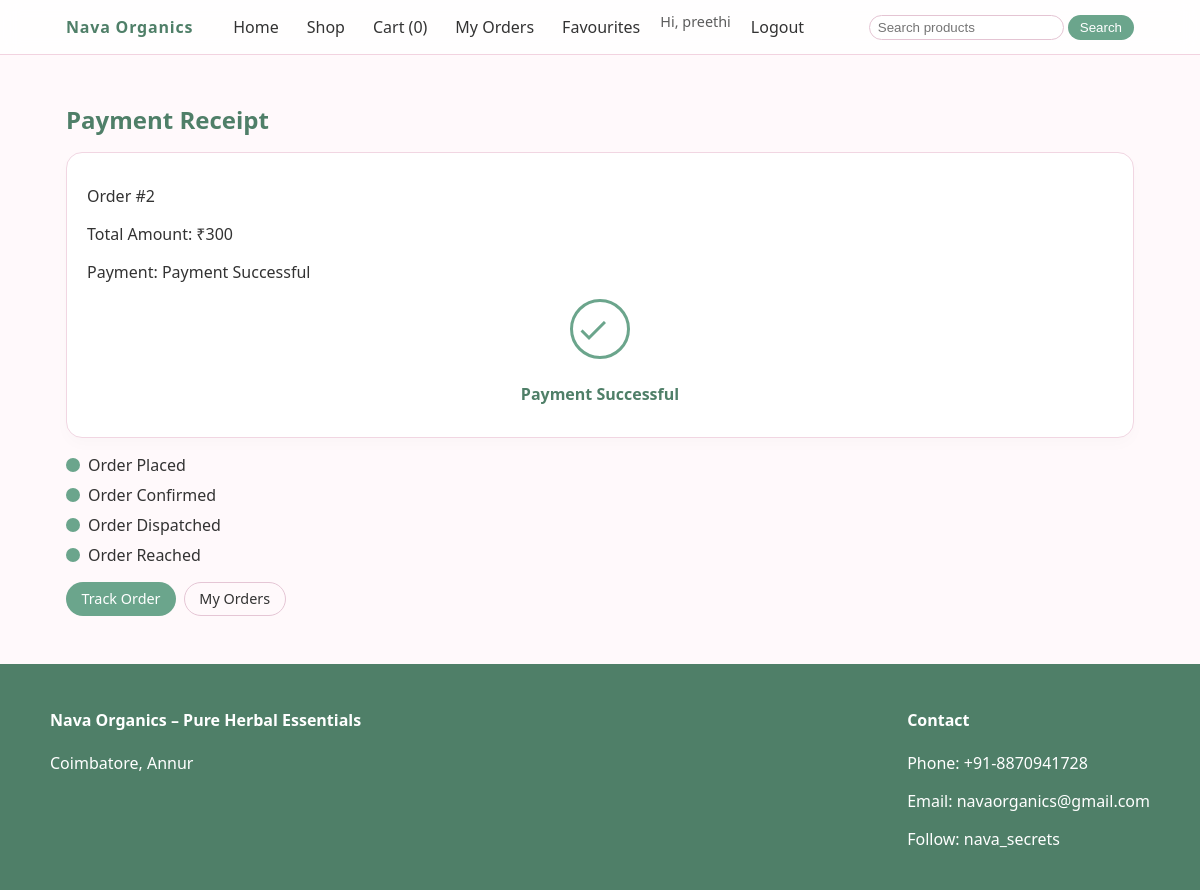
Screenshot of /receipt/2 (signed in) with the database file from the repository.
### app.py (models this page shows)
class Order(db.Model):
    id = db.Column(db.Integer, primary_key=True)
    user_id = db.Column(db.Integer, db.ForeignKey('user.id'), nullable=True)
    customer_name = db.Column(db.String(120), nullable=False)
    customer_email = db.Column(db.String(120), nullable=False)
    customer_phone = db.Column(db.String(50), nullable=False)
    customer_address = db.Column(db.Text, nullable=False)
    total_amount = db.Column(db.Integer, nullable=False)
    status = db.Column(db.String(50), default='Order Placed')
    payment_status = db.Column(db.String(50), default='Pending')
    created_at = db.Column(db.DateTime, default=datetime.utcnow)
    account_number = db.Column(db.String(20))
    card_type = db.Column(db.String(20))
    items = db.relationship('OrderItem', backref='order', lazy=True)

### app.py (the view)
@app.route('/receipt/<int:order_id>')
@login_required
def receipt(order_id):
    order = Order.query.get_or_404(order_id)
    steps = ['Order Placed', 'Order Confirmed', 'Order Dispatched', 'Order Reached']
    try:
        current_index = steps.index(order.status)
    except ValueError:
        current_index = 0
    return render_template('receipt.html', order=order, steps=steps, current_index=current_index)

### app.py (called while the page is built)
def get_cart():
    return session.get('cart', [])

def login_required(f):
    @wraps(f)
    def decorated(*args, **kwargs):
        user = session.get('user')
        if not user:
            flash('Please login to continue.')
            return redirect(url_for('login'))
        return f(*args, **kwargs)
    return decorated

@app.context_processor
def inject_globals():
    return dict(current_user=session.get('user'), cart_count=len(get_cart()))

### templates/receipt.html (shortened to what this page needs)
{% extends 'base.html' %}
{% block content %}
<section class="section">
  <h1 class="section-title">Payment Receipt</h1>
  <div class="form-card">
    <p>Order #{{ order.id }}</p>
    <p>Total Amount: ₹{{ order.total_amount }}</p>
    <p>Payment: {{ order.payment_status }}</p>
    <div class="payment-success" style="margin-top:0.5rem;">
      <div class="tick-circle">
        <div class="tick-mark"></div>
      </div>
      <p class="payment-success-text">Payment Successful</p>
    </div>
  </div>
  <div class="timeline" style="margin-top:1rem;">
    {% for step in steps %}
      <div class="timeline-step {% if loop.index0 <= current_index %}active{% endif %}">
        <div class="bullet"></div>
        <span>{{ step }}</span>
      </div>
    {% endfor %}
  </div>
  <div style="margin-top:1rem; display:flex; gap:0.5rem;">
    <a href="{{ url_for('order_status', order_id=order.id) }}" class="btn primary">Track Order</a>
    <a href="{{ url_for('my_orders') }}" class="btn ghost">My Orders</a>
  </div>
</section>
{% endblock %}

### static/css/styles.css (style rules this page uses)
:root { --pink: #fbe4ec; --pink-deep: #f3b7cd; --green: #6ba58c; --green-deep: #4f7f68; --text-main: #333; --bg: #fff9fb; }
* { box-sizing: border-box; }
body { margin: 0; font-family: system-ui, -apple-system, BlinkMacSystemFont, "Segoe UI", sans-serif; background: var(--bg); color: var(--text-main); }
a { color: inherit; text-decoration: none; }
.section { margin-top: 1.5rem; }
.section-title { font-size: 1.5rem; margin-bottom: 1rem; color: var(--green-deep); }
.btn { display: inline-block; padding: 0.4rem 0.9rem; border-radius: 999px; font-size: 0.9rem; border: 1px solid transparent; cursor: pointer; }
.btn.primary { background: var(--green); color: #fff; }
.btn.ghost { background: transparent; border-color: #e5c6d5; }
.form-card { background: #fff; border-radius: 1rem; padding: 1rem 1.25rem; border: 1px solid #f1d6e2; box-shadow: 0 6px 15px rgba(0, 0, 0, 0.02); }
.timeline { display: flex; flex-direction: column; gap: 0.5rem; margin-top: 1rem; }
.timeline-step { display: flex; align-items: center; gap: 0.5rem; opacity: 0.5; }
.timeline-step.active { opacity: 1; }
.timeline-step .bullet { width: 14px; height: 14px; border-radius: 999px; border: 2px solid var(--green); }
.timeline-step.active .bullet { background: var(--green); }
.payment-success { margin-top: 1rem; display: flex; flex-direction: column; align-items: center; gap: 0.5rem; }
.tick-circle { width: 60px; height: 60px; border-radius: 50%; border: 3px solid var(--green); position: relative; animation: pop-in 0.4s ease-out; }
.tick-mark { position: absolute; left: 16px; top: 26px; width: 24px; height: 12px; border-left: 3px solid var(--green); border-bottom: 3px solid var(--green); transform: rotate(-45deg); animation: draw-tick 0.5s ease-out forwards; transform-origin: left bottom; }
.payment-success-text { font-weight: 600; color: var(--green-deep); }

### rows the page displays
Order: id "2", total_amount "300", payment_status "Payment Successful"

### other values shown
{{ cart_count }} "0"
{{ current_user.name }} "preethi"
{{ step }} "Order Placed" "Order Confirmed" "Order Dispatched" "Order Reached"
